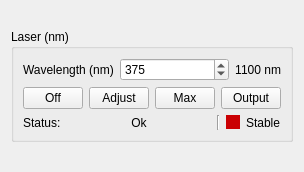
<?xml version="1.0" encoding="UTF-8"?>
<ui version="4.0">
 <class>Form</class>
 <widget class="QWidget" name="Form">
  <property name="geometry">
   <rect>
    <x>0</x>
    <y>0</y>
    <width>304</width>
    <height>172</height>
   </rect>
  </property>
  <property name="windowTitle">
   <string>Form</string>
  </property>
  <layout class="QGridLayout" name="gridLayout">
   <item row="0" column="0">
    <widget class="QStackedWidget" name="stackedWidget">
     <property name="sizePolicy">
      <sizepolicy hsizetype="Preferred" vsizetype="Fixed">
       <horstretch>0</horstretch>
       <verstretch>0</verstretch>
      </sizepolicy>
     </property>
     <property name="currentIndex">
      <number>1</number>
     </property>
     <widget class="QWidget" name="page_experiment">
      <property name="sizePolicy">
       <sizepolicy hsizetype="Ignored" vsizetype="Ignored">
        <horstretch>0</horstretch>
        <verstretch>0</verstretch>
       </sizepolicy>
      </property>
      <layout class="QGridLayout" name="gridLayout_3">
       <property name="leftMargin">
        <number>0</number>
       </property>
       <property name="topMargin">
        <number>0</number>
       </property>
       <property name="rightMargin">
        <number>0</number>
       </property>
       <property name="bottomMargin">
        <number>0</number>
       </property>
       <property name="spacing">
        <number>0</number>
       </property>
       <item row="0" column="0">
        <widget class="QGroupBox" name="groupBox_laser">
         <property name="sizePolicy">
          <sizepolicy hsizetype="Preferred" vsizetype="Preferred">
           <horstretch>0</horstretch>
           <verstretch>0</verstretch>
          </sizepolicy>
         </property>
         <property name="title">
          <string>Laser Wavelength</string>
         </property>
         <layout class="QGridLayout" name="gridLayout_2">
          <item row="0" column="0">
           <layout class="QVBoxLayout" name="verticalLayout">
            <item>
             <layout class="QHBoxLayout" name="horizontalLayout_3">
              <item>
               <widget class="QLabel" name="label_wavelength_start">
                <property name="sizePolicy">
                 <sizepolicy hsizetype="Fixed" vsizetype="Preferred">
                  <horstretch>0</horstretch>
                  <verstretch>0</verstretch>
                 </sizepolicy>
                </property>
                <property name="minimumSize">
                 <size>
                  <width>60</width>
                  <height>0</height>
                 </size>
                </property>
                <property name="text">
                 <string>start (nm)</string>
                </property>
               </widget>
              </item>
              <item>
               <widget class="QSpinBox" name="spinBox_wavelength_start">
                <property name="minimumSize">
                 <size>
                  <width>20</width>
                  <height>0</height>
                 </size>
                </property>
                <property name="minimum">
                 <number>200</number>
                </property>
                <property name="maximum">
                 <number>2300</number>
                </property>
               </widget>
              </item>
             </layout>
            </item>
            <item>
             <layout class="QHBoxLayout" name="horizontalLayout_2">
              <item>
               <widget class="QLabel" name="label_wavelength_stop">
                <property name="sizePolicy">
                 <sizepolicy hsizetype="Fixed" vsizetype="Preferred">
                  <horstretch>0</horstretch>
                  <verstretch>0</verstretch>
                 </sizepolicy>
                </property>
                <property name="minimumSize">
                 <size>
                  <width>60</width>
                  <height>0</height>
                 </size>
                </property>
                <property name="text">
                 <string>stop (nm) </string>
                </property>
               </widget>
              </item>
              <item>
               <widget class="QSpinBox" name="spinBox_wavelength_stop">
                <property name="minimumSize">
                 <size>
                  <width>20</width>
                  <height>0</height>
                 </size>
                </property>
                <property name="minimum">
                 <number>200</number>
                </property>
                <property name="maximum">
                 <number>2300</number>
                </property>
                <property name="value">
                 <number>375</number>
                </property>
               </widget>
              </item>
             </layout>
            </item>
            <item>
             <layout class="QHBoxLayout" name="horizontalLayout">
              <item>
               <widget class="QLabel" name="label_wavelength_step">
                <property name="sizePolicy">
                 <sizepolicy hsizetype="Fixed" vsizetype="Preferred">
                  <horstretch>0</horstretch>
                  <verstretch>0</verstretch>
                 </sizepolicy>
                </property>
                <property name="minimumSize">
                 <size>
                  <width>60</width>
                  <height>0</height>
                 </size>
                </property>
                <property name="text">
                 <string>step (nm) </string>
                </property>
               </widget>
              </item>
              <item>
               <widget class="QSpinBox" name="spinBox_wavelength_step">
                <property name="minimumSize">
                 <size>
                  <width>20</width>
                  <height>0</height>
                 </size>
                </property>
                <property name="minimum">
                 <number>1</number>
                </property>
                <property name="maximum">
                 <number>1000</number>
                </property>
               </widget>
              </item>
             </layout>
            </item>
           </layout>
          </item>
          <item row="1" column="0">
           <layout class="QHBoxLayout" name="horizontalLayout_7">
            <item>
             <widget class="QLabel" name="label">
              <property name="sizePolicy">
               <sizepolicy hsizetype="Fixed" vsizetype="Preferred">
                <horstretch>0</horstretch>
                <verstretch>0</verstretch>
               </sizepolicy>
              </property>
              <property name="minimumSize">
               <size>
                <width>60</width>
                <height>0</height>
               </size>
              </property>
              <property name="text">
               <string>energy level</string>
              </property>
             </widget>
            </item>
            <item>
             <widget class="QComboBox" name="comboBox_energy_level_experiment">
              <item>
               <property name="text">
                <string>Max</string>
               </property>
              </item>
              <item>
               <property name="text">
                <string>Adjust</string>
               </property>
              </item>
             </widget>
            </item>
           </layout>
          </item>
         </layout>
        </widget>
       </item>
      </layout>
     </widget>
     <widget class="QWidget" name="page_alignment">
      <layout class="QGridLayout" name="gridLayout_4">
       <property name="leftMargin">
        <number>0</number>
       </property>
       <property name="topMargin">
        <number>0</number>
       </property>
       <property name="rightMargin">
        <number>0</number>
       </property>
       <property name="bottomMargin">
        <number>0</number>
       </property>
       <property name="spacing">
        <number>0</number>
       </property>
       <item row="0" column="0">
        <widget class="QGroupBox" name="groupBox">
         <property name="sizePolicy">
          <sizepolicy hsizetype="Preferred" vsizetype="Expanding">
           <horstretch>0</horstretch>
           <verstretch>0</verstretch>
          </sizepolicy>
         </property>
         <property name="title">
          <string>Laser (nm) </string>
         </property>
         <layout class="QGridLayout" name="gridLayout_5">
          <item row="1" column="0">
           <layout class="QHBoxLayout" name="horizontalLayout_5">
            <item>
             <widget class="QPushButton" name="pushButton_off">
              <property name="minimumSize">
               <size>
                <width>40</width>
                <height>0</height>
               </size>
              </property>
              <property name="styleSheet">
               <string notr="true">QPushButton::checked
{
background-color: rgb(0, 198, 6)
}</string>
              </property>
              <property name="text">
               <string>Off</string>
              </property>
              <property name="checkable">
               <bool>true</bool>
              </property>
              <property name="checked">
               <bool>false</bool>
              </property>
             </widget>
            </item>
            <item>
             <widget class="QPushButton" name="pushButton_adjust">
              <property name="minimumSize">
               <size>
                <width>40</width>
                <height>0</height>
               </size>
              </property>
              <property name="styleSheet">
               <string notr="true">QPushButton::checked
{
background-color: rgb(0, 198, 6)
}</string>
              </property>
              <property name="text">
               <string>Adjust</string>
              </property>
              <property name="checkable">
               <bool>true</bool>
              </property>
             </widget>
            </item>
            <item>
             <widget class="QPushButton" name="pushButton_max">
              <property name="minimumSize">
               <size>
                <width>40</width>
                <height>0</height>
               </size>
              </property>
              <property name="styleSheet">
               <string notr="true">QPushButton::checked
{
background-color: rgb(0, 198, 6)
}</string>
              </property>
              <property name="text">
               <string>Max</string>
              </property>
              <property name="checkable">
               <bool>true</bool>
              </property>
             </widget>
            </item>
            <item>
             <widget class="QPushButton" name="pushButton_output">
              <property name="minimumSize">
               <size>
                <width>40</width>
                <height>0</height>
               </size>
              </property>
              <property name="styleSheet">
               <string notr="true">QPushButton::checked
{
background-color: rgb(0, 198, 6)
}</string>
              </property>
              <property name="text">
               <string>Output</string>
              </property>
              <property name="checkable">
               <bool>true</bool>
              </property>
             </widget>
            </item>
           </layout>
          </item>
          <item row="0" column="0">
           <layout class="QHBoxLayout" name="horizontalLayout_4">
            <item>
             <widget class="QLabel" name="label_wavelength">
              <property name="sizePolicy">
               <sizepolicy hsizetype="Fixed" vsizetype="Preferred">
                <horstretch>0</horstretch>
                <verstretch>0</verstretch>
               </sizepolicy>
              </property>
              <property name="text">
               <string>Wavelength (nm)</string>
              </property>
             </widget>
            </item>
            <item>
             <widget class="QSpinBox" name="spinBox_wavelength_alignment">
              <property name="minimum">
               <number>200</number>
              </property>
              <property name="maximum">
               <number>2300</number>
              </property>
              <property name="value">
               <number>375</number>
              </property>
              <property name="displayIntegerBase">
               <number>10</number>
              </property>
             </widget>
            </item>
            <item>
             <widget class="QLabel" name="label_wavelength_indicator">
              <property name="sizePolicy">
               <sizepolicy hsizetype="Fixed" vsizetype="Preferred">
                <horstretch>0</horstretch>
                <verstretch>0</verstretch>
               </sizepolicy>
              </property>
              <property name="text">
               <string>1100 nm</string>
              </property>
              <property name="alignment">
               <set>Qt::AlignRight|Qt::AlignTrailing|Qt::AlignVCenter</set>
              </property>
             </widget>
            </item>
           </layout>
          </item>
          <item row="2" column="0">
           <layout class="QHBoxLayout" name="horizontalLayout_6">
            <item>
             <widget class="QLabel" name="label_status_title">
              <property name="sizePolicy">
               <sizepolicy hsizetype="Fixed" vsizetype="Preferred">
                <horstretch>0</horstretch>
                <verstretch>0</verstretch>
               </sizepolicy>
              </property>
              <property name="text">
               <string>Status:</string>
              </property>
             </widget>
            </item>
            <item>
             <widget class="QLabel" name="label_status_value">
              <property name="text">
               <string>Ok</string>
              </property>
              <property name="alignment">
               <set>Qt::AlignCenter</set>
              </property>
             </widget>
            </item>
            <item>
             <widget class="Line" name="line_2">
              <property name="orientation">
               <enum>Qt::Vertical</enum>
              </property>
             </widget>
            </item>
            <item>
             <widget class="QCheckBox" name="checkBox_stable">
              <property name="sizePolicy">
               <sizepolicy hsizetype="Fixed" vsizetype="Fixed">
                <horstretch>0</horstretch>
                <verstretch>0</verstretch>
               </sizepolicy>
              </property>
              <property name="styleSheet">
               <string notr="true">QCheckBox::indicator:checked
{
background-color: rgb(0, 198, 6)
}

QCheckBox::indicator:unchecked
{
background-color: rgb(202, 0, 3);
}</string>
              </property>
              <property name="text">
               <string>Stable</string>
              </property>
             </widget>
            </item>
           </layout>
          </item>
         </layout>
        </widget>
       </item>
      </layout>
     </widget>
    </widget>
   </item>
  </layout>
 </widget>
 <resources/>
 <connections/>
</ui>
